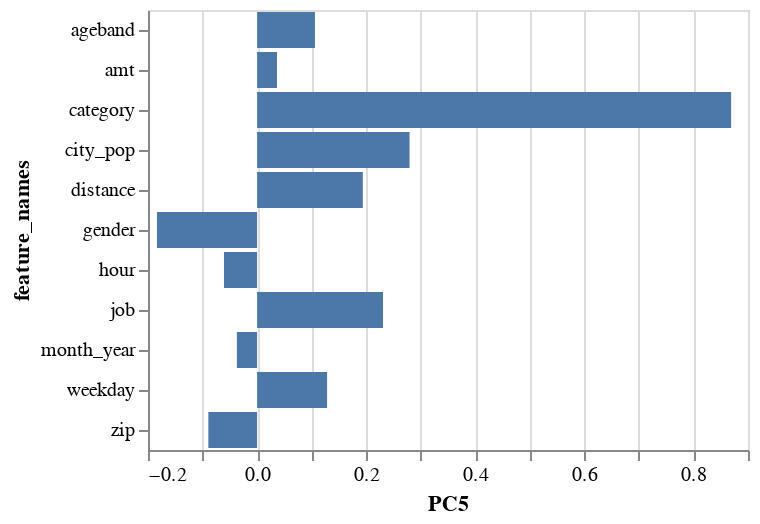

Notebook code cell kept with this figure:
### Code cell
alt.Chart(loadings_df).mark_bar().encode(
    x='PC5:Q',
    y="feature_names:N"
)

### Figure 1 — Vega-Lite specification as saved in the notebook (floating-point values rounded to 4 significant figures)
{"config": {"view": {"continuousWidth": 300, "continuousHeight": 300}}, "data": {"name": "data-34751bf1063506bcbad530d72b5a5ba4"}, "mark": {"type": "bar"}, "encoding": {"x": {"field": "PC5", "type": "quantitative"}, "y": {"field": "feature_names", "type": "nominal"}}, "$schema": "https://vega.github.io/schema/vega-lite/v5.8.0.json", "datasets": {"data-34751bf1063506bcbad530d72b5a5ba4": [{"feature_names": "gender", "PC1": -0.06064, "PC2": 0.2467, "PC3": -0.5413, "PC4": -0.3261, "PC5": -0.1836, "PC6": -0.03264, "PC7": 0.002477, "PC8": 0.5658, "PC9": 0.3458, "PC10": 0.2475, "PC11": 0.0152}, {"feature_names": "zip", "PC1": -0.05018, "PC2": 0.1269, "PC3": -0.4513, "PC4": 0.6412, "PC5": -0.08935, "PC6": 0.2784, "PC7": -0.02413, "PC8": 0.01688, "PC9": -0.4498, "PC10": 0.2784, "PC11": 0.01979}, {"feature_names": "city_pop", "PC1": -0.05639, "PC2": 0.4116, "PC3": -0.2493, "PC4": 0.2085, "PC5": 0.2795, "PC6": 0.1948, "PC7": 0.06721, "PC8": -0.466, "PC9": 0.5828, "PC10": -0.2107, "PC11": -0.009967}, {"feature_names": "job", "PC1": -0.1247, "PC2": 0.5639, "PC3": 0.3548, "PC4": -0.1848, "PC5": 0.2309, "PC6": -0.08211, "PC7": 0.05897, "PC8": -0.1336, "PC9": -0.1613, "PC10": 0.6315, "PC11": -0.0181}, {"feature_names": "category", "PC1": 0.04076, "PC2": -0.1606, "PC3": -0.1719, "PC4": -0.1376, "PC5": 0.869, "PC6": 0.166, "PC7": 0.08223, "PC8": 0.283, "PC9": -0.1961, "PC10": -0.08889, "PC11": -0.08988}, {"feature_names": "amt", "PC1": 0.07844, "PC2": 0.01789, "PC3": 0.4691, "PC4": 0.5076, "PC5": 0.03647, "PC6": 0.1204, "PC7": 0.3209, "PC8": 0.518, "PC9": 0.3541, "PC10": 0.05695, "PC11": -0.00017}, {"feature_names": "month_year", "PC1": -0.6093, "PC2": -0.3266, "PC3": -0.03558, "PC4": 0.02634, "PC5": -0.03706, "PC6": -0.007778, "PC7": 0.1682, "PC8": -0.0976, "PC9": 0.127, "PC10": 0.1888, "PC11": -0.655}, {"feature_names": "distance", "PC1": -0.004618, "PC2": 0.03343, "PC3": -0.1611, "PC4": 0.3233, "PC5": 0.1938, "PC6": -0.9105, "PC7": -0.01581, "PC8": 0.02688, "PC9": 0.01776, "PC10": -0.02324, "PC11": -0.002087}, {"feature_names": "ageband", "PC1": 0.3202, "PC2": -0.5335, "PC3": -0.1094, "PC4": 0.0229, "PC5": 0.1061, "PC6": 0.01137, "PC7": 0.01211, "PC8": -0.2535, "PC9": 0.3164, "PC10": 0.6036, "PC11": 0.2451}, {"feature_names": "hour", "PC1": 0.6774, "PC2": 0.1275, "PC3": -0.0183, "PC4": 0.007348, "PC5": -0.06073, "PC6": -0.003466, "PC7": -0.1326, "PC8": -0.01618, "PC9": 0.001199, "PC10": 0.04315, "PC11": -0.7079}, {"feature_names": "weekday", "PC1": -0.1859, "PC2": -0.03043, "PC3": 0.1617, "PC4": 0.1499, "PC5": 0.1283, "PC6": 0.07378, "PC7": -0.914, "PC8": 0.1461, "PC9": 0.179, "PC10": 0.06745, "PC11": -0.02509}]}}
